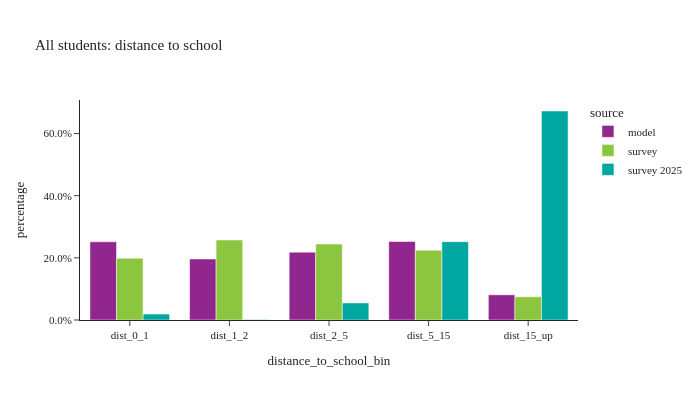

Notebook code cell kept with this figure:
### Code cell
util.plot_share_barchart(per_data.loc[per_data['pstudent']<3], 'person_weight', 'distance_to_school_bin', title="All students: distance to school")

### Figure 1 — Plotly figure (JSON) as saved in the notebook; plotly's stock layout.template omitted (floating-point values rounded to 4 significant figures)
{"data": [{"alignmentgroup": "True", "customdata": [[274399], [214001], [237897], [275453], [88302]], "hovertemplate": "source=model<br>distance_to_school_bin=%{x}<br>percentage=%{y}<br>sample_size=%{customdata[0]}<extra></extra>", "legendgroup": "model", "marker": {"color": "#91268F", "pattern": {"shape": ""}}, "name": "model", "offsetgroup": "model", "orientation": "v", "showlegend": true, "textposition": "auto", "type": "bar", "x": ["dist_0_1", "dist_1_2", "dist_2_5", "dist_5_15", "dist_15_up"], "xaxis": "x", "y": [0.2517, 0.1963, 0.2182, 0.2527, 0.08101], "yaxis": "y"}, {"alignmentgroup": "True", "customdata": [[208], [225], [283], [172], [60]], "hovertemplate": "source=survey<br>distance_to_school_bin=%{x}<br>percentage=%{y}<br>sample_size=%{customdata[0]}<extra></extra>", "legendgroup": "survey", "marker": {"color": "#8CC63E", "pattern": {"shape": ""}}, "name": "survey", "offsetgroup": "survey", "orientation": "v", "showlegend": true, "textposition": "auto", "type": "bar", "x": ["dist_0_1", "dist_1_2", "dist_2_5", "dist_5_15", "dist_15_up"], "xaxis": "x", "y": [0.1987, 0.2573, 0.2446, 0.2246, 0.0748], "yaxis": "y"}, {"alignmentgroup": "True", "customdata": [[5], [6], [39], [166], [347]], "hovertemplate": "source=survey 2025<br>distance_to_school_bin=%{x}<br>percentage=%{y}<br>sample_size=%{customdata[0]}<extra></extra>", "legendgroup": "survey 2025", "marker": {"color": "#00A7A0", "pattern": {"shape": ""}}, "name": "survey 2025", "offsetgroup": "survey 2025", "orientation": "v", "showlegend": true, "textposition": "auto", "type": "bar", "x": ["dist_0_1", "dist_1_2", "dist_2_5", "dist_5_15", "dist_15_up"], "xaxis": "x", "y": [0.01915, 0.001353, 0.05492, 0.2521, 0.6725], "yaxis": "y"}], "layout": {"barmode": "group", "height": 400, "legend": {"title": {"text": "source"}, "tracegroupgap": 0}, "title": {"text": "All students: distance to school"}, "width": 700, "xaxis": {"anchor": "y", "domain": [0.0, 1.0], "title": {"text": "distance_to_school_bin"}}, "yaxis": {"anchor": "x", "domain": [0.0, 1.0], "tickformat": ".1%", "title": {"text": "percentage"}}}}
